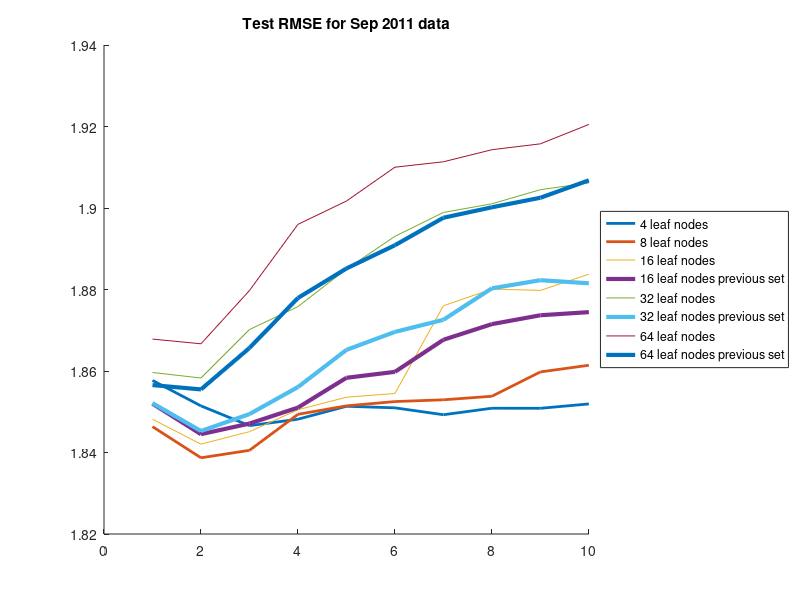
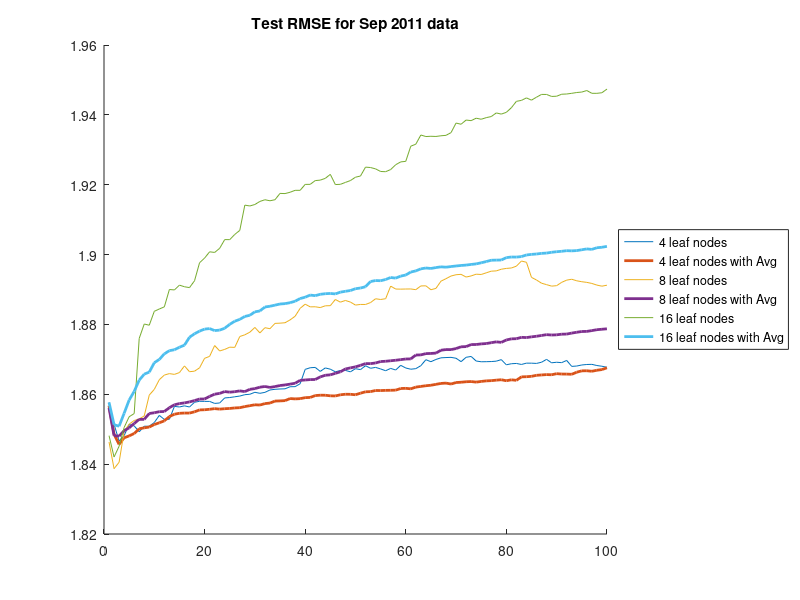
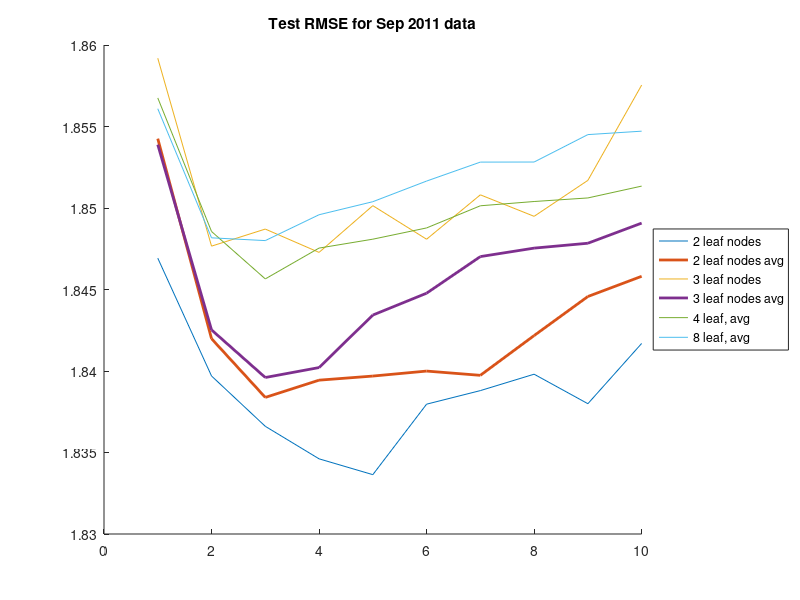

Reproduce these figures in MATLAB, in order.

J4data = load('rmseValidationSep2011_J4rf9.mat');
J8data = load('rmseValidationSep2011_J8rf9.mat');
J16data = load('rmseValidationSep2011_J16rf9.mat');
J32data = load('rmseValidationSep2011_J32rf9.mat');
J64data = load('rmseValidationSep2011_J64rf9.mat');

J16dataOther = load('rmseValidationSep2011_J16rf8_other.mat');
J32dataOther = load('rmseValidationSep2011_J32rf8_other.mat');
J64dataOther = load('rmseValidationSep2011_J64rf8_other.mat');

indsToSee = 1:10;
figure
hold on
plot(J4data.rmseTestVals(indsToSee),'LineWidth',2);
plot(J8data.rmseTestVals(indsToSee),'LineWidth',2);
plot(J16data.rmseTestVals(indsToSee));
plot(J16dataOther.rmseTestVals(indsToSee),'LineWidth',3);
plot(J32data.rmseTestVals(indsToSee));
plot(J32dataOther.rmseTestVals(indsToSee),'LineWidth',3);
plot(J64data.rmseTestVals(indsToSee));
plot(J64dataOther.rmseTestVals(indsToSee),'LineWidth',3);

legend('4 leaf nodes',...
    '8 leaf nodes',...
    '16 leaf nodes',...
    '16 leaf nodes previous set',...
    '32 leaf nodes',...
    '32 leaf nodes previous set',...
    '64 leaf nodes',...
    '64 leaf nodes previous set',...
    'Location','eastoutside');

title('Test RMSE for Sep 2011 data');
hold off
%%

J4dataAvg = load('rmseTestSep2011Averaged_J4rf9.mat');
J8dataAvg = load('rmseTestSep2011Averaged_J8rf9.mat');
J4data = load('rmseValidationSep2011_J4rf9.mat');
J8data = load('rmseValidationSep2011_J8rf9.mat');
J16data = load('rmseValidationSep2011_J16rf9.mat');
J16dataAvg = load('rmseTestSep2011Averaged_J16rf9.mat');

indsToSee = 1:100;
figure
hold on
plot(J4data.rmseTestVals(indsToSee));
plot(J4dataAvg.rmseTestVals(indsToSee),'LineWidth',2);
plot(J8data.rmseTestVals(indsToSee));
plot(J8dataAvg.rmseTestVals(indsToSee),'LineWidth',2);
plot(J16data.rmseTestVals(indsToSee));
plot(J16dataAvg.rmseTestVals(indsToSee),'LineWidth',2);
legend('4 leaf nodes','4 leaf nodes with Avg',...
    '8 leaf nodes','8 leaf nodes with Avg',...
    '16 leaf nodes','16 leaf nodes with Avg',...
    'Location','eastoutside');

title('Test RMSE for Sep 2011 data');
hold off
%%

J4dataAvg = load('rmseTestSep2011Averaged_J4rf9.mat');
J8dataAvg = load('rmseTestSep2011Averaged_J8rf9.mat');
%J4data = load('rmseValidationSep2011_J4rf9.mat');
%J8data = load('rmseValidationSep2011_J8rf9.mat');
%J16data = load('rmseValidationSep2011_J16rf9.mat');
%J16dataAvg = load('rmseTestSep2011Averaged_J16rf9.mat');

J2data = load('rmseValidationSep2011_J2rf5.mat');
J2dataAvg = load('rmseTestSep2011Averaged_J2rf5.mat');
J3data = load('rmseValidationSep2011_J3rf5.mat');
J3dataAvg = load('rmseTestSep2011Averaged_J3rf5.mat');

indsToSee = 1:10;
figure
hold on
plot(J2data.rmseTestVals(indsToSee));
plot(J2dataAvg.rmseTestVals(indsToSee),'LineWidth',2);
plot(J3data.rmseTestVals(indsToSee));
plot(J3dataAvg.rmseTestVals(indsToSee),'LineWidth',2);
plot(J4dataAvg.rmseTestVals(indsToSee));
plot(J8dataAvg.rmseTestVals(indsToSee));
legend('2 leaf nodes','2 leaf nodes avg','3 leaf nodes','3 leaf nodes avg','4 leaf, avg','8 leaf, avg',...
    'Location','eastoutside');

title('Test RMSE for Sep 2011 data');
hold off